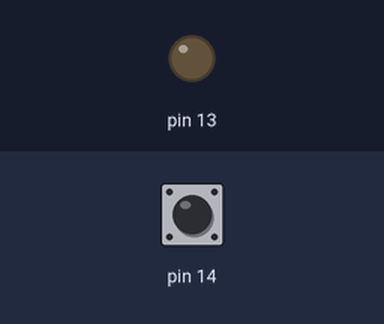
This sketch was run on a simulated Arduino Leonardo, built with avr-gcc and run on an emulated ATmega32U4. Parts: output pins drawn as LEDs (lit = HIGH). Dashed ring = blinking. The test bench sets the inputs (shaded band); at power-on: pin 14 HIGH.

Above: at 0.8 s.
0.9 s: pin 14 pulled LOW for 0.15 s
At 2.4 s:
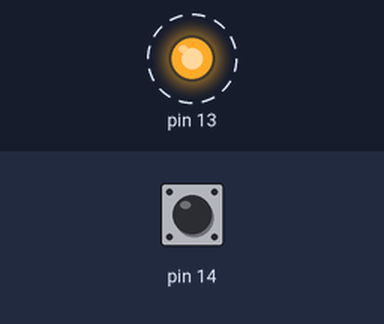
Timing chart, 0 to 10.0 s (numbered marks = the images above; inputs shaded):
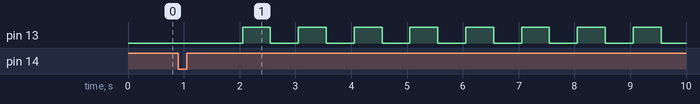

The sketch:

Oppgave_1.ino
```cpp
#include <Wire.h>
#include <Zumo32U4.h>

Zumo32U4Motors motors;
Zumo32U4ButtonA buttonA;

void setup(){
  buttonA.waitForButton();

  delay(1000);
  }


void loop(){
  ledRed(1);
  ledYellow(1);
  ledGreen(1);

  delay(500);

  ledRed(0);
  ledYellow(0);
  ledGreen(0);

  delay(500);

  }
```

Measured:
- after the input at 0.9 s, pin 13: alternates HIGH for 0.50 s and LOW for 0.50 s, starting after 1.2 s
